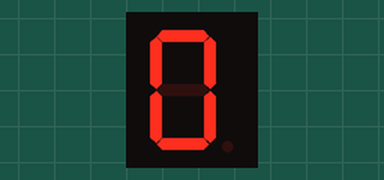
This program was run on a simulated Raspberry Pi Pico running MicroPython. Shown: 1-digit seven-segment display. The segment pins are drawn as the display they are named for.

Above: at 0.1 s.
At 2.1 s:
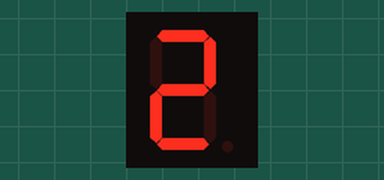
At 3.1 s:
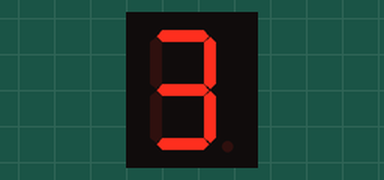
At 5.1 s:
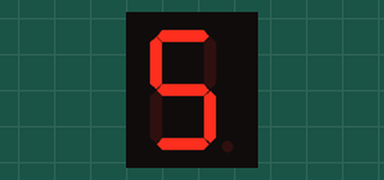
At 6.1 s:
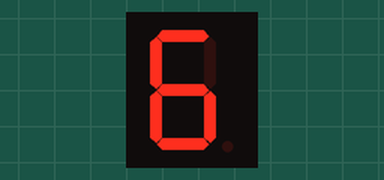
At 9.1 s:
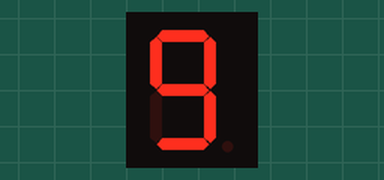

The program:

7led.py
```python
from machine import Pin
import time

# 定義七段顯示器的引腳
segments = [Pin(i, Pin.OUT) for i in range(2, 9)]

# 定義數字對應的段碼
digits = [
    [1, 1, 1, 1, 1, 1, 0],  # 0
    [0, 1, 1, 0, 0, 0, 0],  # 1
    [1, 1, 0, 1, 1, 0, 1],  # 2
    [1, 1, 1, 1, 0, 0, 1],  # 3
    [0, 1, 1, 0, 0, 1, 1],  # 4
    [1, 0, 1, 1, 0, 1, 1],  # 5
    [1, 0, 1, 1, 1, 1, 1],  # 6
    [1, 1, 1, 0, 0, 0, 0],  # 7
    [1, 1, 1, 1, 1, 1, 1],  # 8
    [1, 1, 1, 1, 0, 1, 1]   # 9
]

def display_digit(digit):
    for i in range(7):
        segments[i].value(digits[digit][i])

while True:
    for digit in range(10):
        display_digit(digit)
        time.sleep(1)
```

Measured:
- by itself, everything shown: repeats every 10.0 s, in 10 steps
- what the display in image 0 shows lasts 1.0 s, from 0.1 s to 1.1 s
